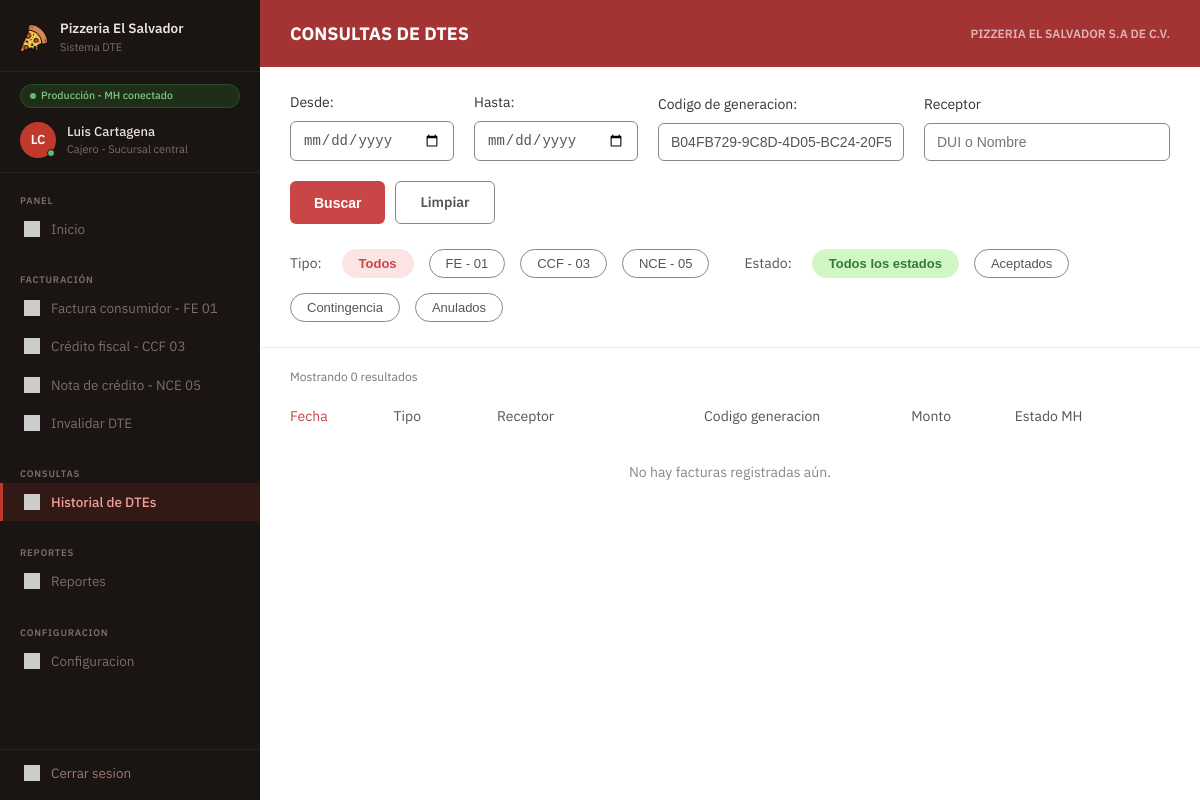
/historial_dte.php?f_codigo=B04FB729-9C8D-4D05-BC24-20F551FED210 (signed in), run on an earlier commit of the app's database.
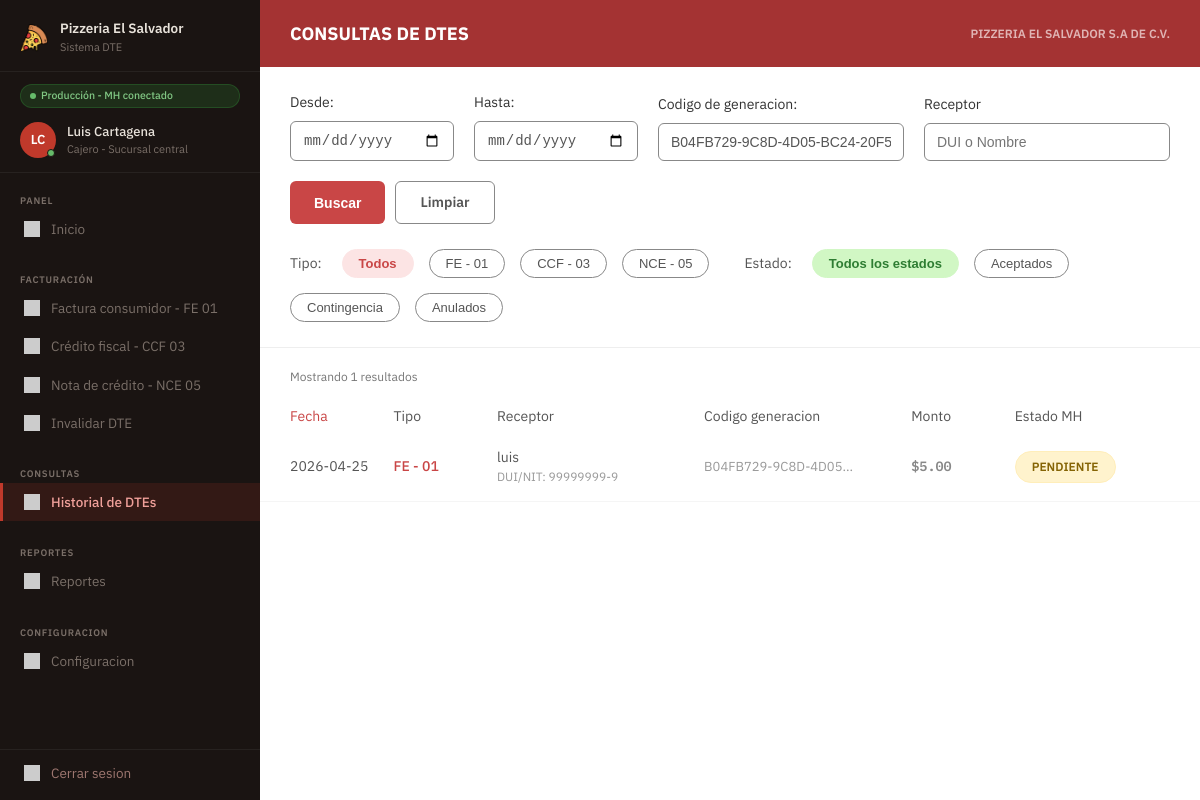
And on a later commit of the database.
### tables this page shows
CREATE TABLE `factura` (
  `id_factura` int NOT NULL AUTO_INCREMENT,
  `id_receptor` int DEFAULT NULL,
  `codigo_generacion` char(36) NOT NULL,
  `numero_control` varchar(31) NOT NULL,
  `tipo_dte` char(2) NOT NULL DEFAULT '01',
  `ambiente` char(2) NOT NULL DEFAULT '00',
  `fecha_emision` date NOT NULL,
  `hora_emision` time NOT NULL,
  `condicion_pago` int NOT NULL DEFAULT '1',
  `total_no_sujeto` decimal(16,2) NOT NULL DEFAULT '0.00',
  `total_exento` decimal(16,2) NOT NULL DEFAULT '0.00',
  `total_gravado` decimal(16,2) NOT NULL DEFAULT '0.00',
  `sub_total` decimal(16,2) NOT NULL DEFAULT '0.00',
  `iva_retenido` decimal(16,2) NOT NULL DEFAULT '0.00',
  `retencion_renta` decimal(16,2) NOT NULL DEFAULT '0.00',
  `monto_total` decimal(16,2) NOT NULL DEFAULT '0.00',
  `total_iva` decimal(16,2) NOT NULL DEFAULT '0.00',
  `total_letras` varchar(200) NOT NULL,
  `firma_digital` text,
  `sello_recibido` varchar(50) DEFAULT NULL,
  `estado_mh` varchar(20) NOT NULL DEFAULT 'PENDIENTE',
  `codigo_msg` varchar(3) DEFAULT NULL,
  `descripcion_msg` varchar(500) DEFAULT NULL,
  `modo_contingencia` tinyint(1) NOT NULL DEFAULT '0',
  `intentos_envio` int NOT NULL DEFAULT '0',
  `fecha_registro` datetime NOT NULL DEFAULT CURRENT_TIMESTAMP,
  `fecha_envio` datetime DEFAULT NULL,
  `fecha_respuesta` datetime DEFAULT NULL,
  PRIMARY KEY (`id_factura`),
  UNIQUE KEY `uq_cod_gen` (`codigo_generacion`),
  UNIQUE KEY `uq_num_ctrl` (`numero_control`),
  KEY `fk_fact_dte` (`tipo_dte`),
  KEY `fk_factura_receptor` (`id_receptor`),
  CONSTRAINT `fk_fact_dte` FOREIGN KEY (`tipo_dte`) REFERENCES `cat_tipo_dte` (`codigo`),
  CONSTRAINT `fk_factura_receptor` FOREIGN KEY (`id_receptor`) REFERENCES `receptor` (`id_receptor`),
  CONSTRAINT `chk_estado_mh` CHECK ((`estado_mh` in (_utf8mb4'PENDIENTE',_utf8mb4'ACEPTADO',_utf8mb4'RECHAZADO',_utf8mb4'ANULADO',_utf8mb4'CONTINGENCIA')))
);

CREATE TABLE `receptor` (
  `id_receptor` int NOT NULL AUTO_INCREMENT,
  `tipo_documento` char(2) DEFAULT NULL,
  `num_documento` varchar(20) DEFAULT NULL,
  `nrc` varchar(8) DEFAULT NULL,
  `nombre` varchar(250) NOT NULL,
  `dir_departamento` char(2) NOT NULL,
  `dir_municipio` char(2) NOT NULL,
  `dir_complemento` varchar(200) DEFAULT NULL,
  `telefono` varchar(30) DEFAULT NULL,
  `cod_actividad` char(5) DEFAULT NULL,
  `correo` varchar(100) DEFAULT NULL,
  `usuario` varchar(50) DEFAULT NULL,
  `contrasena_hash` varchar(255) DEFAULT NULL,
  `activo` tinyint(1) DEFAULT '1',
  `fecha_registro` datetime DEFAULT CURRENT_TIMESTAMP,
  PRIMARY KEY (`id_receptor`),
  UNIQUE KEY `usuario` (`usuario`),
  KEY `fk_doc` (`tipo_documento`),
  KEY `fk_mun` (`dir_municipio`,`dir_departamento`),
  KEY `fk_act` (`cod_actividad`),
  CONSTRAINT `fk_act` FOREIGN KEY (`cod_actividad`) REFERENCES `cat_actividad_economica` (`codigo`),
  CONSTRAINT `fk_doc` FOREIGN KEY (`tipo_documento`) REFERENCES `cat_tipo_documento` (`codigo`),
  CONSTRAINT `fk_mun` FOREIGN KEY (`dir_municipio`, `dir_departamento`) REFERENCES `cat_municipio` (`codigo`, `codigo_depto`)
);

### historial_dte.php (the view, shortened to what the changed rows need)
<?php
$db = new Database();
$conn = $db->getConnection();
$f_codigo = $_GET['f_codigo'] ?? '';
$sql = "SELECT
            f.tipo_dte,
            r.nombre AS receptor_nombre,
            r.num_documento AS receptor_doc,
            f.numero_control,
            f.codigo_generacion,
            f.monto_total,
            f.estado_mh,
            f.fecha_registro,
            f.fecha_emision,
            f.hora_emision,
            f.sello_recibido,
            f.descripcion_msg,
            f.total_iva,
            f.iva_retenido,
            f.retencion_renta
        FROM factura f
        LEFT JOIN receptor r ON f.id_receptor = r.id_receptor
        WHERE 1=1";
$tipos_param = "";
$params = [];
if (!empty($f_codigo)) {
    $sql .= " AND f.codigo_generacion LIKE ?";
    $tipos_param .= "s";
    $params[] = "%" . $f_codigo . "%";
}
$sql .= " ORDER BY f.fecha_emision DESC, f.hora_emision DESC";
$stmt = $conn->prepare($sql);
if (!empty($params)) {
    $stmt->bind_param($tipos_param, ...$params);
}
$stmt->execute();
$result = $stmt->get_result();
$facturas = [];
if ($result) {
    while ($row = $result->fetch_assoc()) {
        $facturas[] = $row;
    }
}
?>
<!DOCTYPE html>
<html lang="es">
<head>
    <link rel="stylesheet" href="css/style.css">
</head>
<body>
<div class="layout">
    <div class="main-content" style="background-color: #fff;">
        <div class="historial-topbar">
            <h1>Consultas de DTEs</h1>
            <span class="company-name">Pizzeria El Salvador S.A de C.V.</span>
        </div>
        <form method="GET" action="historial_dte.php" class="filters-container" id="formFiltros">
            <div class="filters-grid">
            </div>
            <div class="pills-row">
            </div>
        </form>
        <div class="results-info">Mostrando <?= count($facturas) ?> resultados</div>
        <div class="table-header">
            <div class="sortable">Fecha</div>
            <div>Tipo</div>
            <div>Receptor</div>
            <div>Codigo generacion</div>
            <div>Monto</div>
            <div>Estado MH</div>
        </div>
        <?php if(empty($facturas)): ?>
            <div style="padding: 30px; text-align: center; color: #888;">No hay facturas registradas aún.</div>
        <?php else: ?>
            <?php foreach ($facturas as $index => $fac):
                $tipoLabel = ($fac['tipo_dte'] == '01') ? 'FE - 01' : 'CCF - 03';
                $badgeClass = ($fac['estado_mh'] == 'ACEPTADO') ? 'badge-aceptado' : 'badge-pendiente';
                $fechaEmi = date("Y-m-d", strtotime($fac['fecha_emision']));
            ?>
            <div class="row-item" onclick="toggleDetails(<?= $index ?>)">
                <div><?= htmlspecialchars($fechaEmi) ?></div>
                <div class="td-tipo"><?= $tipoLabel ?></div>
                <div class="td-receptor">
                    <?= htmlspecialchars($fac['receptor_nombre'] ?? 'Consumidor Final') ?>
                    <span class="dui">DUI/NIT: <?= htmlspecialchars($fac['receptor_doc'] ?? 'N/A') ?></span>
                </div>
                <div class="td-codigo"><?= htmlspecialchars(substr($fac['codigo_generacion'], 0, 18)) ?>...</div>
                <div class="td-monto">$<?= number_format($fac['monto_total'], 2) ?></div>
                <div><span class="<?= $badgeClass ?>"><?= htmlspecialchars($fac['estado_mh']) ?></span></div>
            </div>
            <?php endforeach; ?>
        <?php endif; ?>
    </div>
</div>
</body>
</html>

What changed in the data, as far as the page shows it:
added factura: fecha_emision "2026-04-25", tipo_dte "FE - 01", id_receptor.nombre "luis", id_receptor.num_documento "99999999-9", codigo_generacion "B04FB729-9C8D-4D05", monto_total "5.00", estado_mh "PENDIENTE"
Also different on the page:
count($facturas): "0" → "1"
text no longer shown: "No hay facturas registradas aún."
